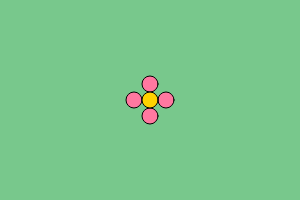
Frame 1 (no input)
Frame 60 (no input): identical to frame 1, image omitted
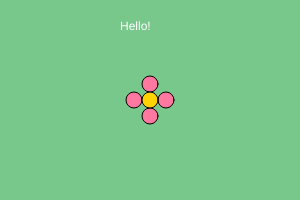
Frame 120 (the mouse pressed at the canvas centre since frame 60)

The p5.js sketch that drew these frames (run headless with seeded random() and noise() and a simulated clock; from frame 60 on, the mouse is pressed at the canvas centre):

// p5.js sketch
// ── sketch.js
// region: predict
function drawFlower(x, y) {
  fill(255, 120, 160);
  circle(x - 14, y, 18);
  circle(x + 14, y, 18);
  circle(x, y - 14, 18);
  circle(x, y + 14, 18);
  fill(255, 210, 0);
  circle(x, y, 18);
}

function setup() {
  createCanvas(300, 200);
  background(120, 200, 140);
  drawFlower(80, 100);
  drawFlower(200, 60);
}
// endregion
// region: run
function drawFlower(x, y, size) {
  fill(255, 120, 160);
  circle(x - size, y, size);
  circle(x + size, y, size);
  circle(x, y - size, size);
  circle(x, y + size, size);
  fill(255, 210, 0);
  circle(x, y, size);
}

function setup() {
  createCanvas(300, 200);
  background(120, 200, 140);
  drawFlower(70, 100, 20);
  drawFlower(180, 60, 12);
  drawFlower(230, 140, 16);
}
// endregion
// region: bug
function drawFlower(x, y) {
  fill(255, 120, 160);
  circle(x - 14, y, 18);
  circle(x + 14, y, 18);
  fill(255, 210, 0);
  circle(x, y, 18);
}

function setup() {
  createCanvas(300, 200);
  background(120, 200, 140);
  drawflower(80, 100);
}
// endregion
// region: sol-many
function drawFlower(x, y, size) {
  fill(255, 120, 160);
  circle(x - size, y, size);
  circle(x + size, y, size);
  circle(x, y - size, size);
  circle(x, y + size, size);
  fill(255, 210, 0);
  circle(x, y, size);
}

function setup() {
  createCanvas(300, 200);
  background(120, 200, 140);
  for (let i = 0; i < 5; i++) {
    drawFlower(40 + i * 55, 60 + (i % 2) * 70, 14);
  }
}
// endregion
// region: sol-touch
function drawFlower(x, y, size) {
  fill(255, 120, 160);
  circle(x - size, y, size);
  circle(x + size, y, size);
  circle(x, y - size, size);
  circle(x, y + size, size);
  fill(255, 210, 0);
  circle(x, y, size);
}

function isNear(x1, y1, x2, y2) {
  return dist(x1, y1, x2, y2) < 30;
}

function setup() {
  createCanvas(300, 200);
}

function draw() {
  background(120, 200, 140);
  drawFlower(150, 100, 16);
  if (isNear(mouseX, mouseY, 150, 100)) {
    fill(255);
    text("Hello!", 120, 30);
  }
}
// endregion
// region: make
function setup() {
  createCanvas(300, 200);
  background(120, 200, 140);
  // Write a function that draws your own thing, then use it three times.
}
// endregion
// region: sol-make
function drawTree(x, y, height) {
  fill(120, 80, 50);
  rect(x - 5, y - height, 10, height);
  fill(40, 130, 60);
  circle(x, y - height, height);
}

function setup() {
  createCanvas(300, 200);
  background(150, 210, 255);
  fill(90, 170, 90);
  rect(0, 150, 300, 50);
  drawTree(60, 160, 60);
  drawTree(150, 150, 40);
  drawTree(240, 170, 80);
}
// endregion
